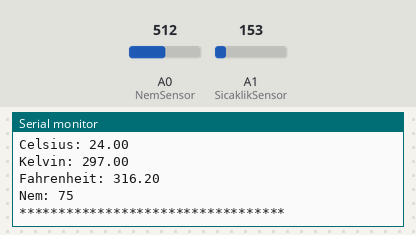
A sketch run on a simulated Arduino Uno, built with avr-gcc and run on an emulated ATmega328P. Shown: the last lines printed to the serial monitor. The test bench sets the inputs (shaded band); at power-on: A1 (SicaklikSensor) = 153, A0 (NemSensor) = 512.

Above: at 2.3 s.
2.4 s: A1 (SicaklikSensor) set to 165
At 3.7 s:
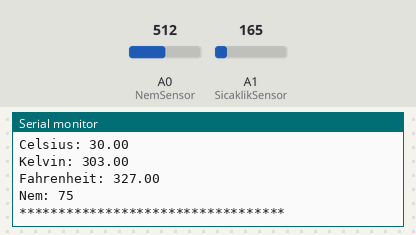
4.5 s: A0 (NemSensor) set to 716
At 6.0 s:
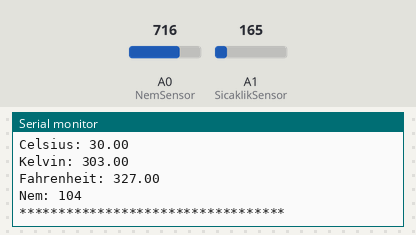
6.6 s: A1 (SicaklikSensor) set to 175
At 8.5 s:
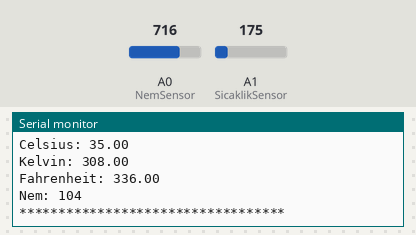
8.7 s: A0 (NemSensor) set to 900
At 10.5 s:
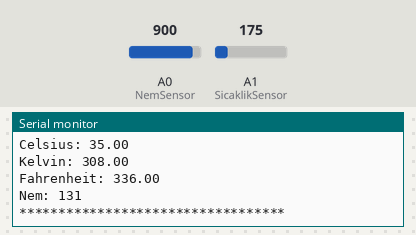
Timing chart, 0 to 11.8 s (numbered marks = the images above; inputs shaded):
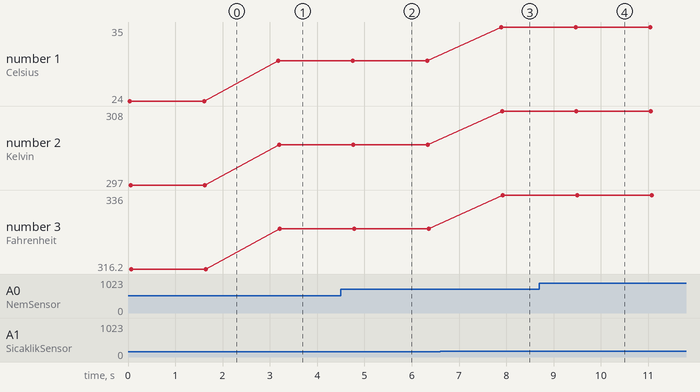

The sketch:

APS_3_Tinkercad_Kod.ino
```cpp
/*
 *  Yıldıray KARACA IoT1929 Kampı İçin Arduino Problem Seti 3 Tinkercad Üzerindeki Çözümü.
 *  mail: yildiraykaraca@icloud.com
 *  github: https://github.com/yildiraykaraca
*/

#define NemSensor A0      // Tinkercad'de Nem Sensörü Olmadığından POT'u Kontrol Edilebilir NEM Gibi Düşündüm :)
#define SicaklikSensor A1 // TMP36 İle Veri Okuyacağız.

void setup() //Yüklendiğinde
{
 	pinMode (NemSensor , INPUT) ;        // Değer Okuyacağımızdan POT Giriş.
    pinMode (SicaklikSensor , INPUT ); // Değer Okuyacağımızdan TMP36 Giriş.
  	Serial.begin( 9600 ) ;             // Seri Haberleşmeyi Başlattık.
}

void loop() //Sonsuz Döngü
{
	int Sicaklik = analogRead(SicaklikSensor) ;                       // TMP36' Dan Gelen Veriyi Okuyarak Sicaklik Değişkenine Atadık.
    double Sicaklik_Deger = map( Sicaklik , 20 , 358 , -40 , 125) ; // Seri Monitörde 20,358 Değerini Gördüğümüzden TMP36 Ya Bu Değeri Oranladık ve Değeri Yeni Değişkene Atadık.

  	double Kelvin = (Sicaklik_Deger + 273);                         // Celsius Değerine 273 Ekleyerek Kelvini Hesapladık ve Bunu Ayrı  Değişkene Atadık.
    double Fahrenheit = ((1.8*Sicaklik_Deger)+273);                 // Celsius Değerine Göre Fahrenheit Hesapladık ve Bunu Ayrı Değişkene Atadık.

    int Nem_Miktari = analogRead(NemSensor);                        //POT Değerini Okuttuk ve Değişkene Atadık.
    int Nem = map( Nem_Miktari , 0 , 1023 , 0 , 150);               // Pot 0,1023 Arası Değer Verdiğinden Max Nemi 150 Baz Alarak Oranladık.

    Serial.println("**********************************");
    Serial.println("Celsius: " + String(Sicaklik_Deger));           // Celsius'u Stringe Dönüştürerek Ekrana Yazdırdık.
    Serial.println("Kelvin: " + String(Kelvin)); 		                // Kelvin Değişkenini Stringe Dönüştürerek Ekrana Yazdırdık.
    Serial.println("Fahrenheit: " + String(Fahrenheit));            // Fahrenheit Değişkenini Stringe Dönüştürerek Ekrana Yazdırdık.
    Serial.println("Nem: " + String(Nem)); 				                  // Nem Değişkenini Stringe Dönüştürerek Ekrana Yazdırdık.
  	Serial.println("**********************************");
  	delay(1500);                                                    // 1.5 Saniye Beklettik.
}
```

Measured:
- after the input at 2.4 s, the serial monitor: prints a new line after 0.78 s (image 1)
- after the input at 4.5 s, the serial monitor: prints a new line after 0.31 s (image 2)
- after the input at 6.6 s, the serial monitor: prints a new line after 1.3 s (image 3)
- after the input at 8.7 s, the serial monitor: prints a new line after 0.82 s (image 4)
- plotted number 1: 24 → 30 after the input at 2.4 s, 30 → 35 after the input at 6.6 s
- plotted number 2: 297 → 303 after the input at 2.4 s, 303 → 308 after the input at 6.6 s
- plotted number 3: 316.2 → 327 after the input at 2.4 s, 327 → 336 after the input at 6.6 s
